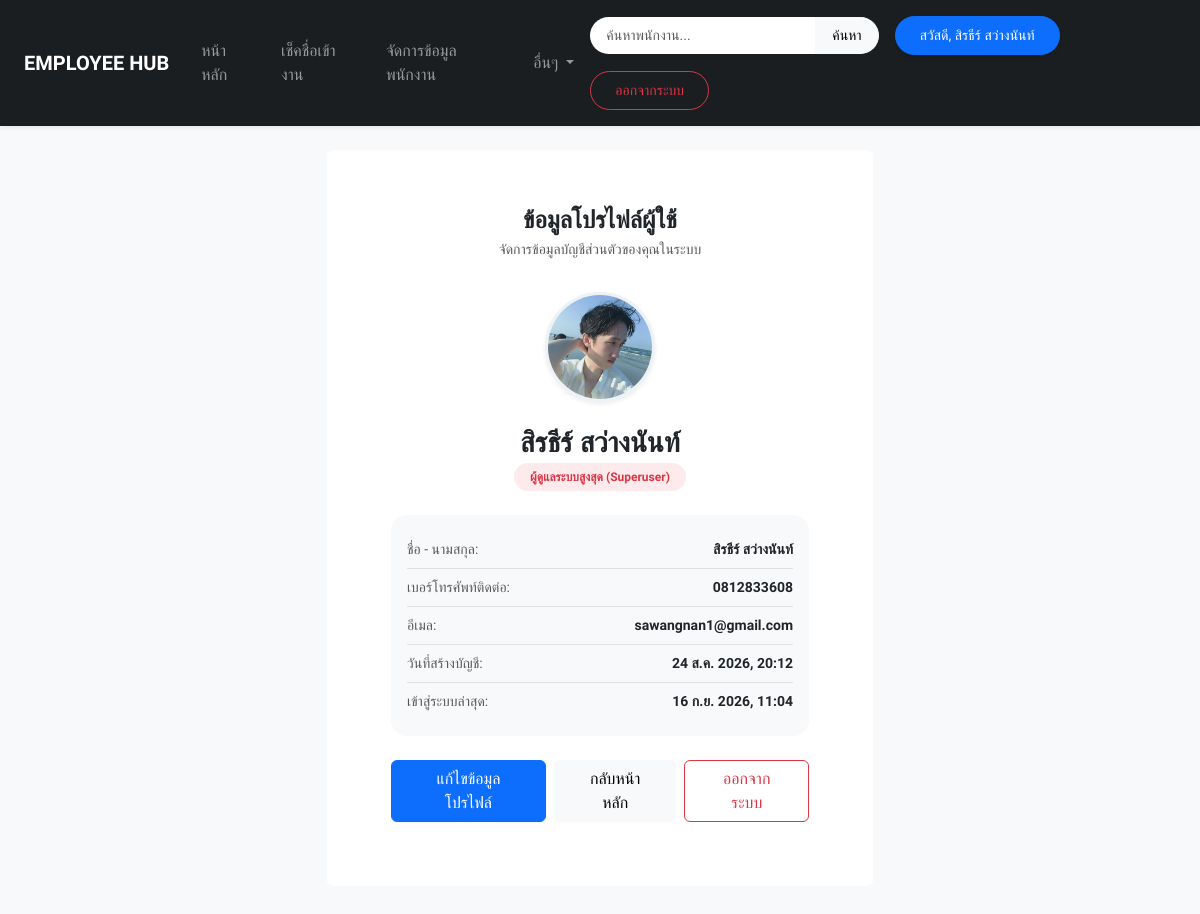
/profile/ (signed in), run on the app's committed database.
### employeeapp/models.py (models this page shows, shortened)
class Profile(models.Model):
    user = models.OneToOneField(User, on_delete=models.CASCADE, related_name='employee_profile') # เพิ่ม related_name ตรงนี้
    phone = models.CharField(max_length=20, blank=True, null=True, verbose_name="เบอร์โทรศัพท์")
    image = models.ImageField(upload_to='profiles/', blank=True, null=True, verbose_name="รูปโปรไฟล์")

### employeeapp/views.py (the view)
# urls.py: path('profile/', views.profile, name='profile'),
@login_required(login_url='login')
def profile(request):
    user_profile, created = Profile.objects.get_or_create(user=request.user)
    return render(request, 'profile.html', {'profile': user_profile})

### employeeapp/templates/profile.html (shortened to what this page needs)
{% extends 'basetemplate.html' %}
{% block content %}
<div class="row justify-content-center">
    <div class="col-12 col-md-8 col-lg-6">
        <div class="card border-0 p-4 p-md-5 text-center">
            <div class="card-header bg-transparent border-0 pb-0">
                <h4 class="fw-bold mb-1">ข้อมูลโปรไฟล์ผู้ใช้</h4>
                <p class="text-muted small">จัดการข้อมูลบัญชีส่วนตัวของคุณในระบบ</p>
            </div>
            <div class="card-body pt-3">
                <div class="mb-4">
                    {% if profile.image %}
                        <img src="{{ profile.image.url }}" class="rounded-circle shadow-sm" style="width: 110px; height: 110px; object-fit: cover; border: 3px solid #edf2f7;" alt="Profile Image">
                    {% else %}
                        <div class="bg-secondary bg-opacity-10 text-secondary rounded-circle d-flex justify-content-center align-items-center mx-auto shadow-sm" style="width: 110px; height: 110px; font-size: 2.5rem;">
                            <i class="bi bi-person"></i>
                        </div>
                    {% endif %}
                </div>
                <h3 class="fw-bold text-dark mb-1">
                    {% if user.first_name %}{{ user.first_name }} {{ user.last_name }}{% else %}{{ user.username }}{% endif %}
                </h3>
                <div class="mb-4">
                    {% if user.is_superuser %}
                        <span class="badge bg-danger bg-opacity-10 text-danger px-3 py-2 rounded-pill fw-semibold">ผู้ดูแลระบบสูงสุด (Superuser)</span>
                    {% elif user.is_staff %}
                        <span class="badge bg-primary bg-opacity-10 text-primary px-3 py-2 rounded-pill fw-semibold">เจ้าหน้าที่ (Staff)</span>
                    {% else %}
                        <span class="badge bg-secondary bg-opacity-10 text-secondary px-3 py-2 rounded-pill fw-semibold">พนักงานทั่วไป</span>
                    {% endif %}
                </div>
                <div class="bg-light p-3 rounded-4 text-start mb-4 border-0 small">
                    <div class="d-flex justify-content-between py-2 border-bottom">
                        <span class="text-muted">ชื่อ - นามสกุล:</span>
                        <span class="fw-semibold">{% if user.first_name %}{{ user.first_name }} {{ user.last_name }}{% else %}-{% endif %}</span>
                    </div>
                    <div class="d-flex justify-content-between py-2 border-bottom">
                        <span class="text-muted">เบอร์โทรศัพท์ติดต่อ:</span>
                        <span class="fw-semibold">{{ profile.phone|default:"-" }}</span>
                    </div>
                    <div class="d-flex justify-content-between py-2 border-bottom">
                        <span class="text-muted">อีเมล:</span>
                        <span class="fw-semibold">{{ user.email|default:"-" }}</span>
                    </div>
                    <div class="d-flex justify-content-between py-2 border-bottom">
                        <span class="text-muted">วันที่สร้างบัญชี:</span>
                        <span class="fw-semibold">{{ user.date_joined|date:"d M Y, H:i" }}</span>
                    </div>
                    <div class="d-flex justify-content-between py-2">
                        <span class="text-muted">เข้าสู่ระบบล่าสุด:</span>
                        <span class="fw-semibold">{{ user.last_login|date:"d M Y, H:i"|default:"-" }}</span>
                    </div>
                </div>
                <div class="d-flex justify-content-center gap-2">
                    <a href="{% url 'profile_edit' %}" class="btn btn-primary px-4">แก้ไขข้อมูลโปรไฟล์</a>
                    <a href="{% url 'index' %}" class="btn btn-light px-4">กลับหน้าหลัก</a>
                    <a href="{% url 'logout' %}" class="btn btn-outline-danger px-4">ออกจากระบบ</a>
                </div>
            </div>
        </div>
    </div>
</div>
{% endblock %}

### employeeapp/templates/basetemplate.html (shortened to what this page needs)
<!DOCTYPE html>
<html lang="th">
<head>
    <link href="https://cdn.jsdelivr.net/npm/bootstrap@5.3.0/dist/css/bootstrap.min.css" rel="stylesheet">
    <link rel="stylesheet" href="https://cdn.jsdelivr.net/npm/bootstrap-icons@1.10.5/font/bootstrap-icons.css">
</head>
<body>
    <nav class="navbar navbar-expand-lg navbar-dark sticky-top shadow-sm py-3">
        <div class="container-fluid px-4">
            <a class="navbar-brand fw-bold text-uppercase tracking-wide" href="{% url 'index' %}">
                EMPLOYEE HUB
            </a>
            <div class="collapse navbar-collapse" id="navbarContent">
                <ul class="navbar-nav me-auto mb-2 mb-lg-0 align-items-lg-center">
                    <li class="nav-item">
                        <a class="nav-link px-3" href="{% url 'index' %}">หน้าหลัก</a>
                    </li>
                    <li class="nav-item">
                        <a class="nav-link px-3" href="{% url 'attendance_page' %}">เช็คชื่อเข้างาน</a>
                    </li>
                    {% if user.is_superuser or user.is_staff %}
                    <li class="nav-item">
                        <a class="nav-link px-3" href="{% url 'attendance_report' %}">จัดการข้อมูลพนักงาน</a>
                    </li>
                    {% endif %}
                    <li class="nav-item dropdown px-2">
                        <a class="nav-link dropdown-toggle" href="#" id="navbarDropdown" role="button" data-bs-toggle="dropdown" aria-expanded="false">
                            อื่นๆ
                        </a>
                    </li>
                </ul>
                {% if user.is_authenticated %}
                <div class="d-flex align-items-center flex-wrap gap-3 mt-3 mt-lg-0">
                    <form class="d-flex" action="{% url 'index' %}" method="get">
                        <input class="form-control form-control-sm rounded-start-pill border-0 px-3 py-2" type="search" placeholder="ค้นหาพนักงาน..." aria-label="Search" name="search" value="{{ search_query|default:'' }}">
                        <button class="btn btn-light btn-sm rounded-end-pill px-3 fw-medium" type="submit">ค้นหา</button>
                    </form>
                    <a href="{% url 'profile' %}" class="btn btn-primary btn-sm rounded-pill px-4 py-2 fw-medium shadow-sm">
                        สวัสดี, {{ user.first_name }} {{ user.last_name }}
                    </a>
                    <a href="{% url 'logout' %}" class="btn btn-outline-danger btn-sm rounded-pill px-4 py-2 fw-medium">
                        ออกจากระบบ
                    </a>
                </div>
                {% endif %}
            </div>
        </div>
    </nav>
    <div class="container mt-4 mb-5 pb-5">
        {% block content %}
        {% endblock %}
    </div>
</body>
</html>

### employeeapp/templates/basetemplate.html (style rules this page uses)
body { font-family: 'Prompt', sans-serif; background-color: #f8f9fa; }
.navbar { background-color: #1a1e21; }
.nav-link { font-weight: 500; }

### data on the page
Profile: image (picture), phone "0812833608"

### other printed values
{{ user.first_name }} "สิรธีร์"
{{ user.last_name }} "สว่างนันท์"
{{ user.email|default:"-" }} "sawangnan1@gmail.com"
{{ user.date_joined|date:"d M Y, H:i" }} "24 ส.ค. 2026, 20:12"
{{ user.last_login|date:"d M Y, H:i"|default:"-" }} "16 ก.ย. 2026, 11:04"
